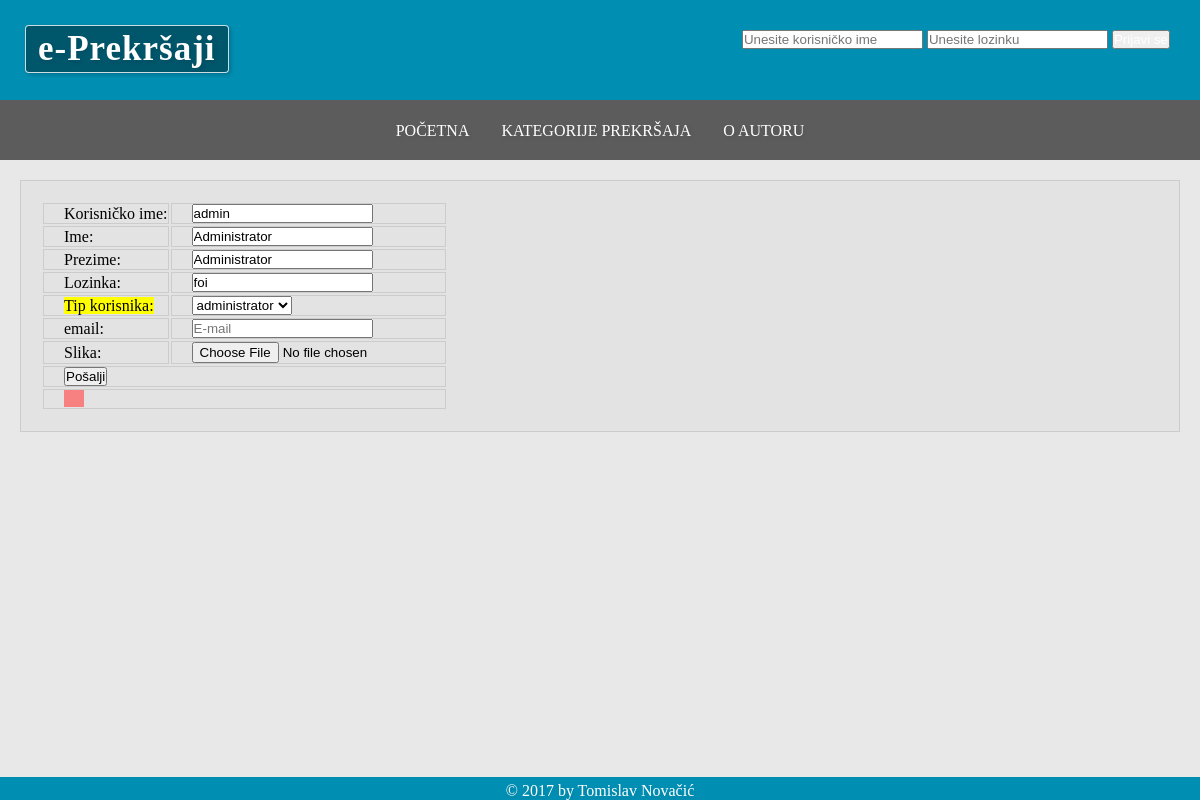
Screenshot of /azurkorisnika.php?korisnik=1 with the database file from the repository.
### tables this page shows
CREATE TABLE IF NOT EXISTS `korisnik` (
  `korisnik_id` INT(10) NOT NULL AUTO_INCREMENT,
  `tip_id` INT(10) NOT NULL,
  `korisnicko_ime` VARCHAR(50) NOT NULL,
  `lozinka` VARCHAR(50) NOT NULL,
  `ime` VARCHAR(50) NOT NULL,
  `prezime` VARCHAR(50) NOT NULL,
  `email` VARCHAR(50) NULL,
  `slika` VARCHAR(200) NULL,
  PRIMARY KEY (`korisnik_id`),
  INDEX `fk_korisnik_tip_korisnika_idx` (`tip_id` ASC),
  CONSTRAINT `fk_korisnik_tip_korisnika`
    FOREIGN KEY (`tip_id`)
    REFERENCES `tip_korisnika` (`tip_id`)
    ON DELETE NO ACTION
    ON UPDATE NO ACTION);

CREATE TABLE IF NOT EXISTS `tip_korisnika` (
  `tip_id` INT(10) NOT NULL AUTO_INCREMENT,
  `naziv` VARCHAR(50) NOT NULL,
  PRIMARY KEY (`tip_id`));

### azurkorisnika.php (the view, shortened to what this page needs)
<?php
	include('zaglavlje.php');
	$bp=spojiSeNaBazu();
?>
      <?php
	if(isset($_GET['korisnik'])) {
		$id = $_GET['korisnik'];
		$sql = "SELECT * FROM korisnik WHERE korisnik_id='$id'";
		$ispis = mysqli_query($bp,$sql);
		list($id, $tip, $kor_ime,$lozinka,$ime,$prezime,$email, $slika) =
		mysqli_fetch_array($ispis);
	}
	?>
<div class="korisnici">
		<form method="post" action="azurkorisnika.php" id="korisnikadmin" enctype="multipart/form-data"  onsubmit="return ProvjeriUnose(this.id)">
			<div>
			<table class="u-full-width">
				<tr>
					 <td><label id="lblkor_ime" for="kor_ime">Korisničko ime:</label></td>
					 <td><input type="text" name="kor_ime" id="kor_ime" placeholder="Korisničko ime"
						<?php
							if (isset($id)) {
								echo "readonly='readonly'";
							}	?>
						value="<?php echo $kor_ime; ?>"/></td>
				</tr>
				<tr>
					 <td><label id="lblime" for="ime">Ime:</label></td>
					 <td><input type="text" name="ime" id="ime" placeholder="Ime"  value="<?php echo $ime?>"/></td>
				</tr>
				<tr>
					 <td><label id="lblprezime" for="prezime">Prezime:</label></td>
					 <td><input type="text" name="prezime" id="prezime" placeholder="Prezime" value="<?php echo $prezime?>"/></td>
				</tr>
				<tr>
					 <td><label id="lbllozinka" for="lozinka" >Lozinka:</label></td>
					 <td><input type="text" name="lozinka" id="lozinka" placeholder="Lozinka" value="<?php echo $lozinka?>"/></td>
				</tr>
				<tr>
					 <td>
					<label for="tipkorisnik"><mark>Tip korisnika:</mark></label>
					</td>
					 <td>
					<select name="tip" id="tip">
					<?php
					$sql = "SELECT tip_id, naziv FROM tip_korisnika";
					$ispis = mysqli_query($bp,$sql);;
					while(list($idtip,$nazivtip)=mysqli_fetch_array($ispis)){
						echo "<option value='$idtip'";
						if($idtip==$tip){
							echo " selected";
						}
						echo ">$nazivtip</option>";
					}
					?>
					</select>
					</td>
				</tr>
				<tr>
					 <td><label id="lblemail" for="email">email:</label></td>
					 <td><input type="text" name="email" id="email" placeholder="E-mail" value="<?php echo $email?>"/></td>
				</tr>
				<tr>
					 <td><label for="slika">Slika:</label></td>
					 <td><input type="file" name="slika" id="slika" /></td>
				</tr>
				<tr>
					 <td colspan="2"><input type="submit" name="KorisnikObrazac" value="Pošalji"/></td>
				</tr>
				<tr>
					 <td colspan="2">
					<label for="popisgresaka" id="popisgresaka"></label>
					</td>
				</tr>
			</table>
			</div>
		</form>
		</div>
<?php
include("podnozje.php");
?>

### css.css (style rules this page uses)
*, *:before, *:after { box-sizing: border-box; margin: 0; padding: 0; }
html { min-height: 100%; position: relative; }
body { height: 100%; width: 100%; background-color: #E8E8e8; height:100%; width:100%; margin:0; padding:0; text-align: left; }
td,th { border: 1px solid rgba(0,0,0,0.1); padding-left: 20px !important; }
.korisnici { margin: 20px 20px; padding: 20px; background: rgba(0,0,0,0.02); border: 1px solid rgba(0,0,0,0.1); }
#popisgresaka { background-color: #F78181; text-decoration: underline; padding-left: 20px; }

### rows the page displays
korisnik: kor_ime "admin", ime "Administrator", prezime "Administrator", lozinka "foi", tip "administrator"
